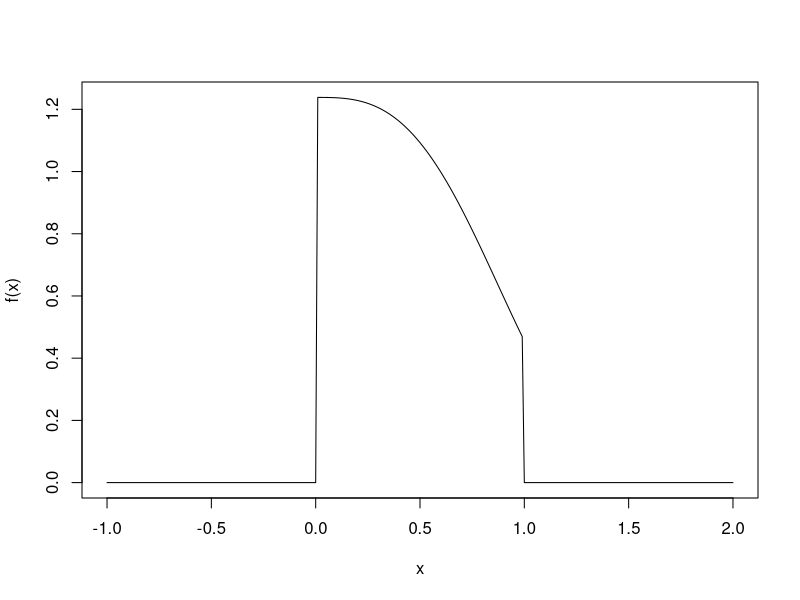
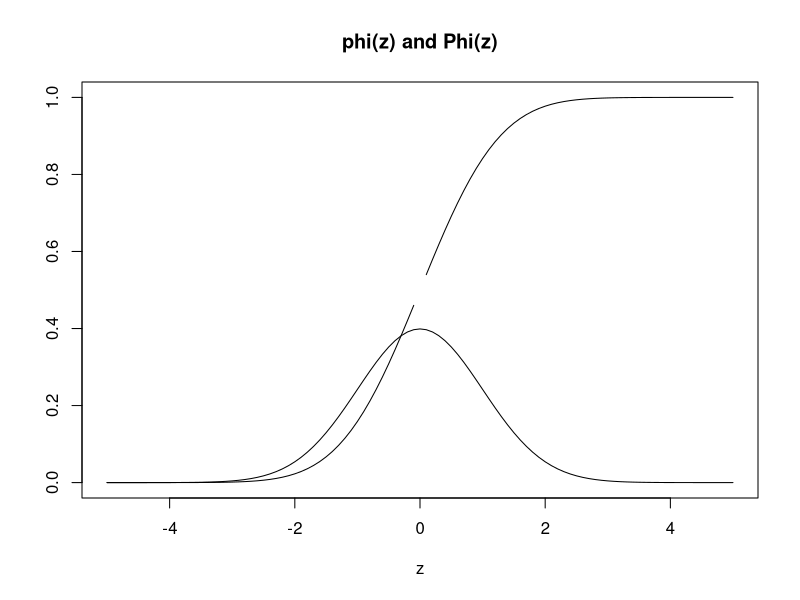

Write the R code that produced these figures, in order.
## ---- chunk 1
rect <- function(ftn, a, b, n = 100){
  h <- (b-a)/n
  x.vec <- seq(a, b, by = h)
  f.vec <- sapply(x.vec, ftn)
  h * sum(f.vec)
}
## ---- chunk 2
ftn6 <- function(x) return(4*x^3)
rect(ftn6, 0, 1, n=20)
## ---- chunk 3
trapezoid <- function(ftn, a, b, n = 100) {
  h <- (b-a)/n
  x.vec <- seq(a, b, by = h)
  f.vec <- sapply(x.vec, ftn)
  h*(f.vec[1]/2 + sum(f.vec[2:n]) + f.vec[n+1]/2)
}
## ---- chunk 4
ftn6 <- function(x) return(4*x^3)
trapezoid(ftn6, 0, 1, n=20)
## ---- chunk 5
simpson_n <- function(ftn, a, b, n = 100) {
  n <- max(c(2*(n %/% 2), 4))
  h <- (b-a)/n
  x.vec1 <- seq(a+h, b-h, by = 2*h)
  x.vec2 <- seq(a+2*h, b-2*h, by = 2*h)
  f.vec1 <- sapply(x.vec1, ftn)
  f.vec2 <- sapply(x.vec2, ftn)
  h/3*(ftn(a) + ftn(b) + 4*sum(f.vec1) + 2*sum(f.vec2))   # return value
}

## ---- chunk 6
# or similarly
simpson_n <- function(ftn, a, b, n = 100) {
  n <- max(c(2*(n %/% 2), 4))
  h <- (b-a)/n
  
  x.vec <- seq(a, b, by = h)
  f.vec <- sapply(x.vec, ftn)
  
  h * 1/3 * (f.vec[1] + 4 * sum(f.vec[seq(2, n, by=2)]) + 2 * sum(f.vec[seq(3, n-1, by=2)]) + f.vec[n+1])
  
}

## ---- chunk 7
ftn6 <- function(x) return(4*x^3)
simpson_n(ftn6, 0, 1, 20)
## ---- chunk 8
f <- function(x) {
  if (0 < x & x < 1) 1/simpson_n(function(x) exp(-x^3), 0, 1)*exp(-x^3)
  else 0
}

plot(seq(-1,2,0.01), sapply(seq(-1,2,0.01), f), xlab="x", ylab="f(x)", 'l')
## ---- chunk 9
(m <- simpson_n(function(x) x*f(x), 0, 1))
## ---- chunk 10
simpson_n(function(x) (x-m)^2*f(x), 0, 1)
## ---- chunk 11
# probability density function
phi <- function(x) exp(- x ^ 2 / 2) / sqrt(2 * pi)

# cumulative distribution function
Phi <- function(z) {
  if (z < 0) 0.5 - simpson_n(phi, z, 0)
  else 0.5 + simpson_n(phi, 0, z)
}

z <- seq(-5, 5, by = 0.1)
phi.z <- sapply(z, phi)
Phi.z <- sapply(z, Phi)
plot(z, Phi.z, type = "l", ylab = "", main = "phi(z) and Phi(z)")
lines(z, phi.z)
## ---- chunk 12
rect_method <- function(f.vec) sum(f.vec)

trapz_method <- function(f.vec) {
  n <- length(f.vec) - 1
  f.vec[1]/2 + sum(f.vec[2:n]) + f.vec[n+1]/2
}

simpson_method <- function(f.vec) {
  n <- length(f.vec) - 1
  (f.vec[1] +
    4 * sum(f.vec[seq(2, n, by=2)]) +
    2 * sum(f.vec[seq(3, n-1, by=2)]) +
    f.vec[n+1]) / 3
}
## ---- chunk 13
numerical_int <- function(ftn, a, b, n = 100, method){
  
  n <- max(c(2*(n %/% 2), 4))
  h <- (b-a)/n
  x.vec <- seq(a, b, by = h)
  f.vec <- sapply(x.vec, ftn)
  
  h * method(f.vec)
}

## ---- chunk 14
ftn6 <- function(x) return(4*x^3)
## ---- chunk 15
numerical_int(ftn6, 0, 1, method = rect_method)
## ---- chunk 16
numerical_int(ftn6, 0, 1, method = trapz_method)
## ---- chunk 17
numerical_int(ftn6, 0, 1, method = simpson_method)
## ---- chunk 18
milne_method <- function(f.vec) {
  n <- length(f.vec) - 1
  (4 * f.vec[1] +
    (-2) * sum(f.vec[seq(2, n, by=2)]) +
    8 * sum(f.vec[seq(3, n-1, by=2)]) +
    4 * f.vec[n+1]) * 1 / 3
}
## ---- chunk 19
numerical_int(ftn6, 0, 1, method = milne_method)
